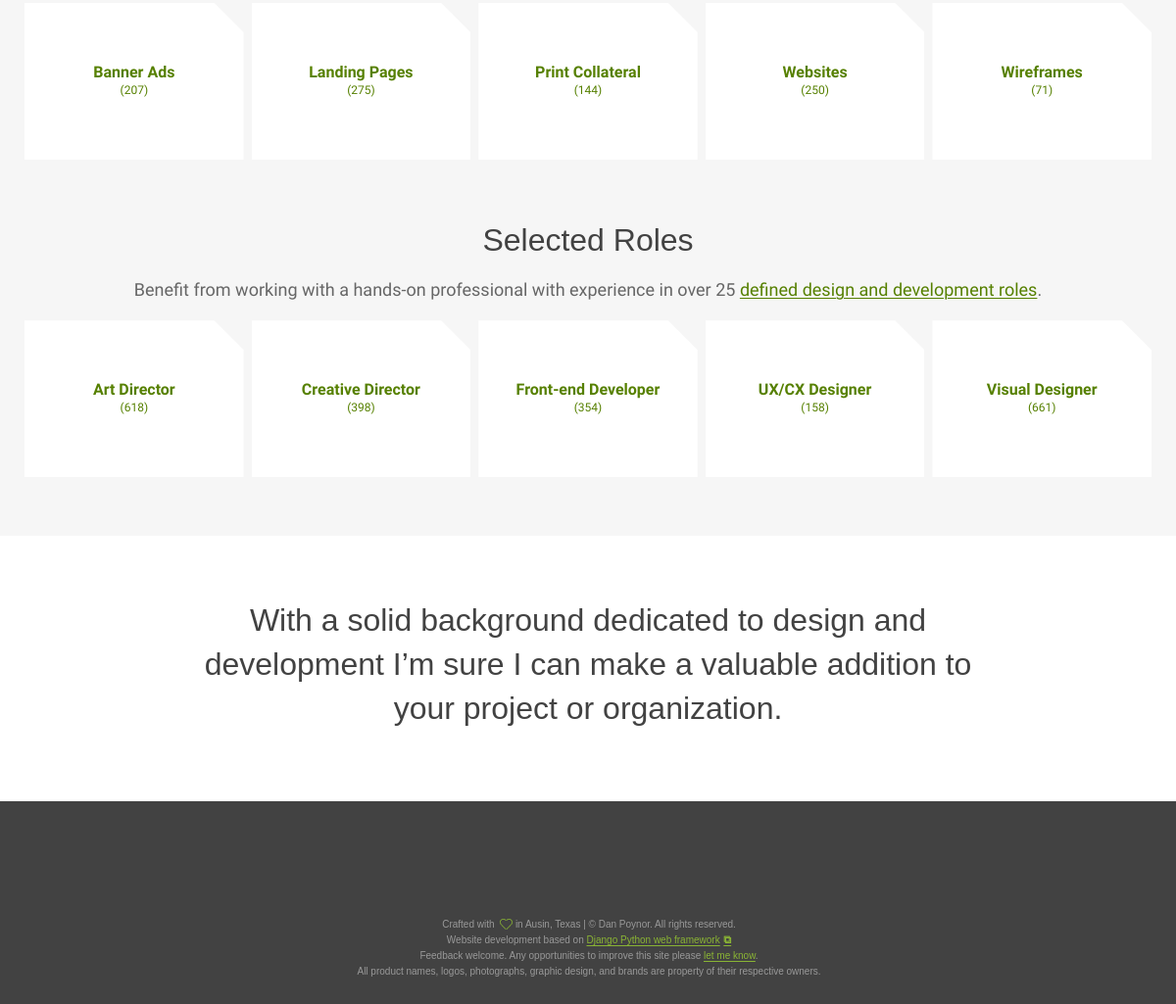
Page /portfolio/ (lower part) on the earlier database version.
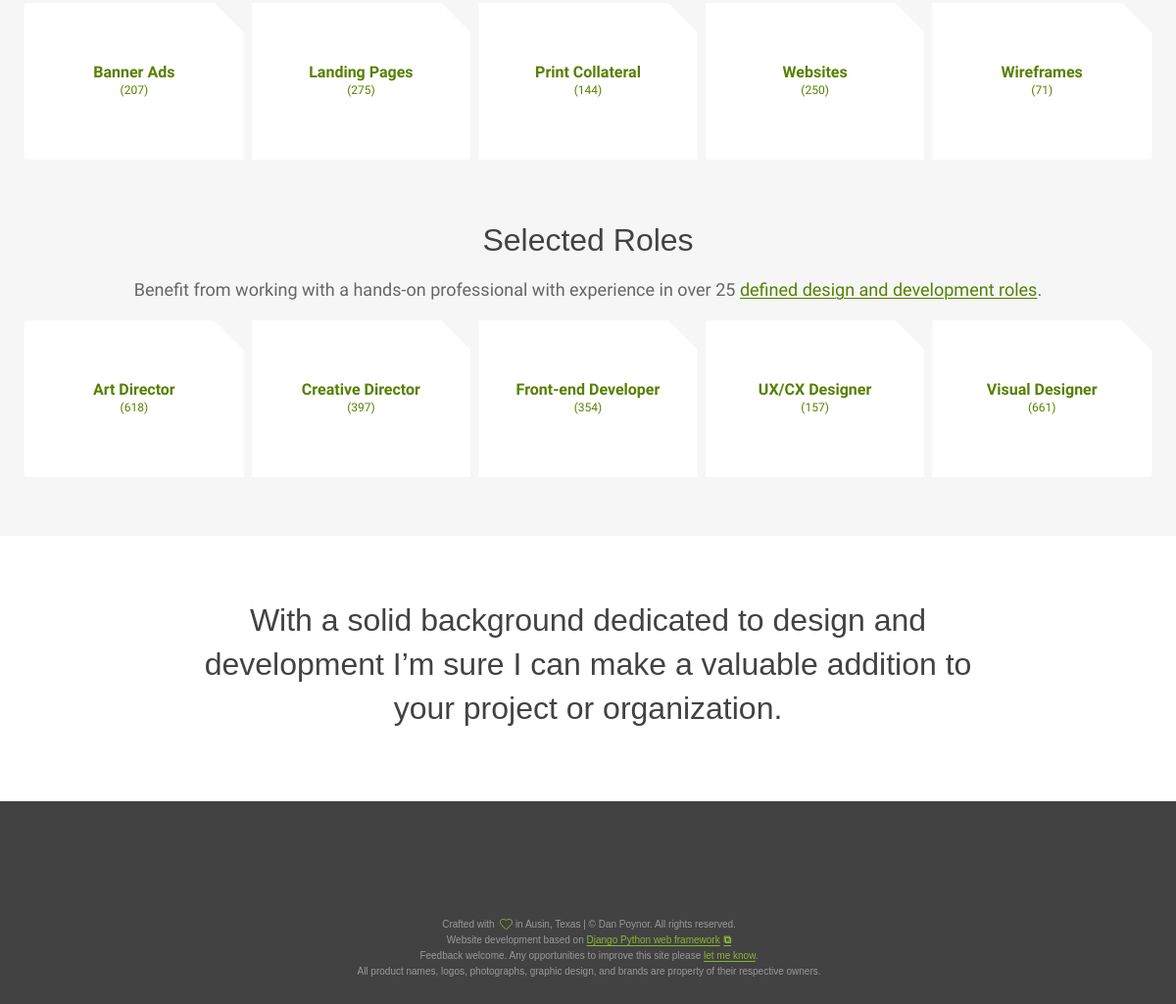
Same page on the later database version.
### portfolio/models.py (models this page shows, shortened)
class TaxonomyMixin(models.Model):
    class Meta:
        abstract = True
    def get_absolute_url(self):
        return reverse(f"{self._meta.model_name}_detail", args=[str(self.slug)])

class MediaType(TaxonomyMixin, models.Model):
    class Meta:
        verbose_name = "Media Type"
        verbose_name_plural = "Media Types"
        ordering = ["name"]
        db_table = "portfolio_media_type"
    name = models.CharField(max_length=200, unique=True, blank=False, null=False)
    slug = models.SlugField(max_length=200, unique=True, blank=False, null=False)
    description = models.TextField(help_text="Enter the media type description", blank=True, null=True)
    visible = models.BooleanField(default=True, help_text="Check if the media type should be visible")
    image_sm = models.URLField(max_length=200, blank=True, null=True, validators=[URLValidator()])
    image_md = models.URLField(max_length=200, blank=True, null=True, validators=[URLValidator()])
    image_lg = models.URLField(max_length=200, blank=True, null=True, validators=[URLValidator()])
    created_at = models.DateTimeField(auto_now_add=True)
    updated_at = models.DateTimeField(auto_now=True)

class Role(TaxonomyMixin, models.Model):
    class Meta:
        verbose_name = "Role"
        verbose_name_plural = "Roles"
        ordering = ["name"]
    name = models.CharField(max_length=200, unique=True, blank=False, null=False)
    slug = models.SlugField(max_length=200, unique=True, blank=False, null=False)
    description = models.TextField(help_text="Enter the role description", blank=True, null=True)
    visible = models.BooleanField(default=True, help_text="Check if the role should be visible")
    image_sm = models.URLField(max_length=200, blank=True, null=True, validators=[URLValidator()])
    image_md = models.URLField(max_length=200, blank=True, null=True, validators=[URLValidator()])
    image_lg = models.URLField(max_length=200, blank=True, null=True, validators=[URLValidator()])
    created_at = models.DateTimeField(auto_now_add=True)
    updated_at = models.DateTimeField(auto_now=True)

### portfolio/views.py (the view)
# urls.py: path("", include("portfolio.urls")),
def portfolio(request):
    selected_clients = Client.objects.filter(id__in=SELECTED_CLIENT_IDS)
    for client in selected_clients:
        visible_project_items = ProjectItem.objects.filter(
            project__client=client,
            project__visible=True,
            visible=True
        )
        client.project_item_count = visible_project_items.count()
    selected_industries = Industry.objects.filter(id__in=SELECTED_INDUSTRY_IDS)
    for industry in selected_industries:
        visible_project_items = ProjectItem.objects.filter(
            project__industry=industry,
            project__visible=True,
            visible=True
        )
        industry.project_item_count = visible_project_items.count()
    selected_media_types = MediaType.objects.filter(id__in=SELECTED_MEDIA_TYPE_IDS)
    for mediatype in selected_media_types:
        visible_project_items = ProjectItem.objects.filter(
            project__mediatype=mediatype,
            project__visible=True,
            visible=True
        )
        mediatype.project_item_count = visible_project_items.count()
    selected_roles = Role.objects.filter(id__in=SELECTED_ROLE_IDS)
    for role in selected_roles:
        visible_project_items = ProjectItem.objects.filter(
            project__role=role,
            project__visible=True,
            visible=True
        )
        role.project_item_count = visible_project_items.count()
    context = {
        "selected_clients": selected_clients,
        "selected_industries": selected_industries,
        "selected_media_types": selected_media_types,
        "selected_roles": selected_roles,
    }
    return render(request, "pages/portfolio/page.html", context)

### portfolio/templatetags/filters.py (called while the page is built)
@register.filter
def replace_underscore_with_space(value):
    return value.replace('_', ' ')

### portfolio/templates/pages/portfolio/page.html (shortened to what this page needs)
{% extends "base_portfolio.html" %}
{% block portfolio_content %}
    <main id="main" class="site-main portfolio-page" role="main">
        <section class="selects">
            {% include "partials/taxonomy/term/_selected.html" with selected_items=selected_media_types item_name="media_types" total_count=total_media_types url="/portfolio/media-types/" %}
            {% include "partials/taxonomy/term/_selected.html" with selected_items=selected_roles item_name="roles" total_count=total_roles url="/portfolio/roles/" %}
        </section>
        <section class="value-statement">
            <div class="container">
                <div class="text">
                    <h2>
                        With a solid background dedicated to design and development I’m sure I can make a valuable addition to your project or organization.
                    </h2>
                </div>
            </div>
        </section>
    </main>
{% endblock portfolio_content %}

### portfolio/templates/base_portfolio.html (shortened to what this page needs)
{% extends "base_generic.html" %}
{% block content %}
    {% block portfolio_content %}
    {% endblock portfolio_content %}
{% endblock content %}

### portfolio/templates/base_generic.html (shortened to what this page needs)
{% load static %}
<!DOCTYPE html>
<html lang="en">
    <head>
        <link rel="stylesheet"
              type="text/css"
              href="{% static 'portfolio/styles.css' %}" />
    </head>
    <body>
        <div class="wrapper">
            {% block content %}
            {% endblock content %}
        </div>
        {% include "partials/_footer.html" %}
    </body>
</html>

### portfolio/templates/partials/header/_main.html (shortened to what this page needs)
{% load static %}

### portfolio/templates/partials/taxonomy/term/_selected.html
{% load filters %}
<section class="selected-taxonomy-items">
    <div class="container">
        <header>
            <h2>Selected {{ item_name|replace_underscore_with_space|title }}</h2>
            <p>
                {% if item_name == 'clients' %}
                    Check out work from {{ total_count }} <a href="{{ url }}">happy clients, employers, and partnerships</a>.
                {% elif item_name == 'industries' %}
                    View a few <a href="{{ url }}">successful strategic design results</a> from {{ total_count }} markets and industries served.
                {% elif item_name == 'media_types' %}
                    From print to interactive – explore {{ total_count }} of the <a href="{{ url }}">diverse media types and marketing vehicles</a> I’ve work with.
                {% elif item_name == 'roles' %}
                    Benefit from working with a hands-on professional with experience in over {{ total_count }} <a href="{{ url }}">defined design and development roles</a>.
                {% endif %}
            </p>
        </header>
        <ul class="showcase-list">
            {% for item in selected_items %}
                {% include "partials/taxonomy/term/_item_card.html" with term=item %}
            {% empty %}
                <li>No selected {{ item_name }} available.</li>
            {% endfor %}
        </ul>
    </div>
</section>

### portfolio/templates/partials/taxonomy/term/_item_card.html
<li>
    <a href="{{ term.get_absolute_url }}"
       title="View all project samples created for {{ term.name }}"
       class="logo-{{ term.slug }}">
        <span class="text-wrapper">
            <span class="taxonomy-name">{{ term.name }}</span>
            <span class="count">({{ term.project_item_count }})</span>
        </span>
    </a>
</li>

### portfolio/templates/partials/_footer.html (shortened to what this page needs)
{% load static %}
<footer>
    <div class="container">
        <ul class="badges">
            <li class="illustrator">
                <a href="https://www.credly.com/badges/7d763963-9355-4948-a065-355bbc1fe3ce"
                   target="_blank">Adobe Illustrator Expert</a>
            </li>
            <li class="photoshop">
                <a href="https://www.credly.com/badges/1ce76746-520e-465f-abee-450683052553"
                   target="_blank">Adobe Photoshop Expert</a>
            </li>
        </ul>
        <p class="site-info">
            Crafted with&nbsp;
            in Ausin, Texas | <span class="nowrap">© Dan Poynor. All rights reserved.</span>
            <br>
            Website development based on <a class="nowrap"
    href="https://www.djangoproject.com/"
    title="The web framework for perfectionists with deadlines"
    target="_blank">Django Python web framework</a>
            <br>
            Feedback welcome. Any opportunities to improve this site <span class="nowrap">please <a href='{% url 'contact' %}'>let me know</a>.</span>
            <br>
            All product names, logos, photographs, graphic design, and brands are property of their <span class="nowrap">respective owners.</span>
        </p>
    </div>
</footer>

Differences in the rows shown:
changed Role "Creative Director": project_item_count "398" → "397"
changed Role "UX/CX Designer": project_item_count "158" → "157"
